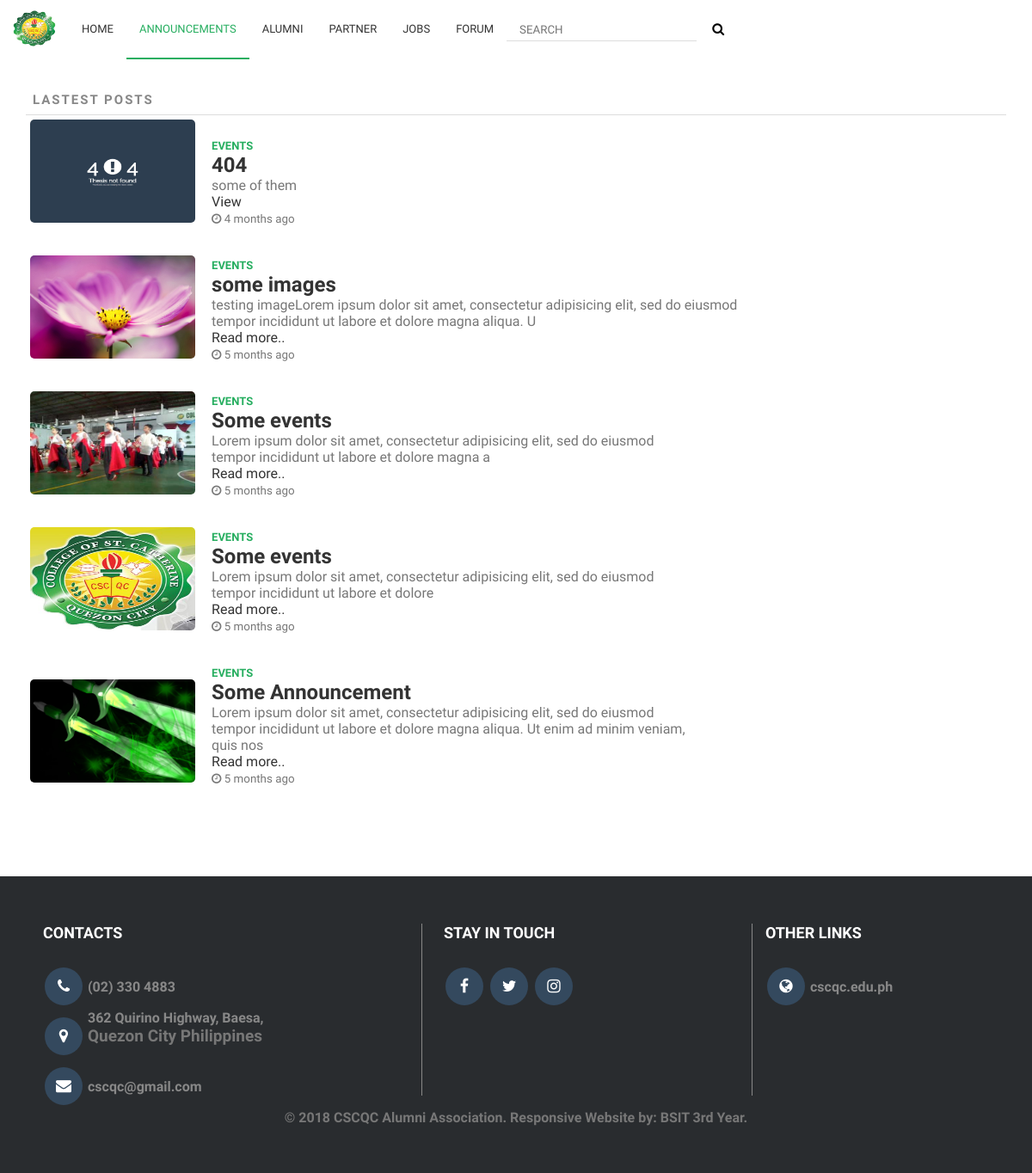
Page /views/events on the committed database.
### tables this page shows
CREATE TABLE `posts` (
  `id` int(11) NOT NULL,
  `title` varchar(50) NOT NULL,
  `content` varchar(10000) NOT NULL,
  `posted` date NOT NULL,
  `type` varchar(55) NOT NULL,
  `status` varchar(50) NOT NULL,
  `image` varchar(111) NOT NULL,
  `time_elapsed` int(13) NOT NULL
);

### classes/User.php (called while the page is built, shortened)
<?php
class User {
    private $_db,
            $_data,
            $_sessionName,
            $_cookieName,
            $_results,
            $_loggedIn = false;
    public function isLoggedIn(){
        return $this->_loggedIn;
    }
}

### classes/DB.php (called while the page is built, shortened)
<?php
class DB{
	private static $_instance = null;
	private $_pdo,
			$_results,
			$_count = 0,
			$_query,
			$_total,
			$_errors = false;
	public function __construct(){
		try{
			$this->_pdo = new PDO('mysql:host='.Config::get('mysql/host').';dbname='.Config::get('mysql/db'),Config::get('mysql/user'),Config::get('mysql/pass'));
		}catch(PDOexception $e){
			die($e->getMessage());
		}
	}
	public static function getInstance(){
		if(!isset(self::$_instance)){
			self::$_instance = new DB();
		}
		return self::$_instance;
	}
	public function query($sql,$params = array()){
		if($this->_query = $this->_pdo->prepare($sql)){
			if(count($params) !== 0){
				$x = 1;
				foreach ($params as $param) {
					$this->_query->bindValue($x,$param);
					$x++;
				}
			}
			if($this->_query->execute()){
				$this->_results = $this->_query->fetchAll(PDO::FETCH_OBJ);
			}else{
				$this->_errors = true;
			}
		}
		return $this;
	}
	public function limit($table,$where = array(),$limit){
		$operators = array('=','>=','<=','<','>');
		$field = $where[0];
		$operator = $where[1];
		$values = $where[2];
		if(in_array($operator, $operators)){
			$sql = "SELECT * FROM {$table} WHERE {$field} {$operator} ? ORDER BY id DESC LIMIT {$limit}";
			 return $this->query($sql,array($values));
		}
		return false;
	}
	public function results(){
		return $this->_results;
	}
}

### classes/Config.php (called while the page is built)
<?php
class Config{
	public static function get($path = null){
		if(isset($path)){
			$config = $GLOBALS['config'];
			$path =  explode('/', $path);
			foreach ($path as $bit) {
				if(isset($config[$bit])){
					$config = $config[$bit];
				}
			}
			return $config;
		}
		return false;
	}
}

### classes/Partner.php (called while the page is built, shortened)
<?php
class Partner {
    public function __construct($user = null){
        $this->_sessionName = Config::get('session/partner_session');
    }
}

### classes/Session.php (called while the page is built, shortened)
<?php
class Session{
	public static function exists($name){
		return (isset($_SESSION[$name])) ? true : false;
	}
}

### classes/Post.php (called while the page is built, shortened)
<?php
class Post{
	private $_db,
			$_isAdmin,
			$_postResults;
	public function __construct($post = null){
       	$this->_db = DB::getInstance();
	}
	public function limit($where = array(),$limit){
		if(!$this->_db->limit('posts',$where,$limit)){
			throw new Exception("Error Processing Request");
		}
	}
	public function results(){
		return $this->_db->results();
	}
}

### functions/sanitize.php (called while the page is built)
<?php
function escape($string){
	return htmlentities($string,ENT_QUOTES,'UTF-8');
}

### admin/fetch.php (called while the page is built, shortened)
<?php
$store = new Store();
?>

### classes/Store.php (called while the page is built, shortened)
<?php
class Store{
	public function shortContent($content){
		return substr($content,0,rand(100, 200));
	}
	public function time_elapsed($ptime){
		$etime = time() - $ptime;
		$count = array(
				365 * 24 * 60 * 60 => 'year',
				30 * 24 * 60 * 60 => 'month',
					24 * 60 * 60  => 'day',
						60 * 60 => 'hour',
							60 => 'minute',
							1 => 'second'
					);
		$count_plural = array(
				'year' => 'years',
				'month' => 'months',
				'day' => 'days',
				'hour' => 'hours',
				'minute' => 'minutes',
				'second' => 'seconds',
			);
		foreach ($count as $secs => $str) {
			$d = $etime / $secs;
			if($d >= 1){
				$r = round($d);
				return $r .' '.($r > 1 ? $count_plural[$str] : $str).' ago';
			}
		}
	}
}

### views/events.php (the view, shortened to what this page needs)
<?php
$post = new Post();
$events = true;
?>
<!DOCTYPE html>
<html>
<head>
	<?php require_once '../functions/header.php';  ?>
</head>
<body>
		<?php require_once '../functions/navigationbar.php';  ?>
		<div class="container margin">
			<div class="header-container">
				<span>lastest posts</span>
			</div>
			<?php
			$post->limit(array('type','=','events'),5);
			foreach ($post->results() as $getpost):
				$time_elapsed = $store->time_elapsed($getpost->time_elapsed);
				$content = $getpost->content; ?>
				<div class="post-container">
					<img src="../images/<?= $getpost->image ?>">
					<div class="post-content">
						<span class="type"><?= $getpost->type; ?></span>
						<h2><a href="../posts/read.php?post=<?= escape($getpost->id); ?>"><?= $getpost->title ?></a></h2>
						<?php if(strlen($content) > 300): ?>
						<?= $store->shortContent($content) ?><a href="../posts/read.php?post=<?= escape($getpost->id) ?>"> Read more..</a>
						<?php else: ?>
							<p><?php echo $content; ?></p>
							<p><a href="../posts/read.php?post=<?= escape($getpost->id); ?>">View</a></p>
						<?php endif; ?>
						<p class="time_elapsed"><small><i class="fa fa-clock-o"></i> <?= escape($time_elapsed); ?></small></p>
					</div>
				</div>
		<?php endforeach; ?>
		</div>
		<?php require_once '../functions/footer.php'; ?>
</body>
</html>

### functions/header.php (shortened to what this page needs)
<link rel="stylesheet" type="text/css" href="../layouts/css/layout.css">
<link rel="stylesheet" type="text/css" href="../layouts/css/font-awesome.css">
<link rel="stylesheet" type="text/css" href="../layouts/css/font-awesome.min.css">

### functions/navigationbar.php (shortened to what this page needs)
<?php
$partner = new Partner();
require_once '../admin/fetch.php';
?>
<nav class="nav">
	<ul>
		<li><a href="#" style="height:69px">
			<img src="../layouts/images/st-cath.png" class="nav-link img-logo"></a>
		</li>
		<li><a href="../views/index" class="nav-link <?php echo $index === true ? 'active' : '' ?>">Home</a></li>
		<li>
			<a href="#" class="nav-link <?php echo $news === true || $events === true ? 'active' : '' ?>">Announcements</a>
		</li>
		<?php if(!$user->isLoggedin()): ?>
			<li>
				<a href="#" class="nav-link <?php echo $login === true || $register === true ? 'active' : '' ?>">Alumni</a>
			</li>
		<li>
			<a href="../jobs/partner.php" class="nav-link <?php echo $partner === true || $partners_login === true ? 'active' : '' ?>">Partner</a>
		</li>
		<?php endif; ?>
		<li><a href="../jobs/jobs.php" class="nav-link <?php echo $jobs === true ? 'active' : '' ?>">jobs</a></li>
		<li><a href="../forums/section" class="nav-link <?php echo $forumpage === true ? 'active' : '' ?>">forum</a></li>
		<li>
			<form action="../posts/search" method="POST">
				<input type="text" name="search" placeholder="SEARCH" class="search">
				<button type="submit" class="search-btn" name="submit"><i class="fa fa-search"></i></button>
			</form>
		</li>
	</ul>
</nav>

### functions/footer.php (shortened to what this page needs)
<footer>
	<div class="footer-content left">
		<h1>contacts</h1>
		<div>
			<i class="fa fa-phone"></i>
			<p> (02) 330 4883</p>
		</div>
		<div>
			<i class="fa fa-map-marker"></i>
			<p>	362 Quirino Highway, Baesa, <span>Quezon City Philippines</span></p>
		</div>
		<div>
			<i class="fa fa-envelope"></i>
			<p>cscqc@gmail.com</p>
		</div>
	</div>
	<div class="footer-content center">
		<h1>stay in touch</h1>
		<a href="#" class="fa fa-facebook"></a>
		<a href="#" class="fa fa-twitter"></a>
		<a href="#" class="fa fa-instagram"></a>
	</div>
	<div class="footer-content right">
		<h1>other links</h1>
		<i class="fa fa-globe"></i>
		<a href="#">cscqc.edu.ph</a>
	</div>
	<div class="copyrights">
		<p>© <?= date('Y'); ?> CSCQC Alumni Association. Responsive Website by: BSIT 3rd Year.</p>
	</div>
</footer>

### layouts/css/layout.css (style rules this page uses)
* { margin:0; padding:0; box-sizing:border-box; font-family:Raleway; }
html,body { height:100%; }
.nav ul li .active { color:#27ae60; text-decoration:none; border-bottom:2px solid #27ae60; }
.search { margin-top:15px; padding:5px 15px; border:none; border-bottom:1px solid #ddd; outline:none; }
.search-btn { padding:25px 15px; cursor:pointer; border:none; background-color:transparent; font-size:15px; }
.img-logo { width:80px;height:95px; border-radius:50%; position:relative; left:0; top:-15px; }
.nav { background-color:#fff; text-transform:uppercase; width:100%; position:fixed; z-index:3; font-size:13px; }
.nav ul { background-color:#fff; list-style-type:none; }
li .nav-link { padding:26px 15px; }
.nav ul li a { background-color:#fff; display:block; color:#333; text-decoration:none; border-bottom:2px solid transparent; }
.nav ul li { float:left; position:relative; }
.container { min-height:470px; width:100%; padding:5px 30px; }
.time_elapsed { color:#777; }
.header-container { padding:7px 8px 8px; border-bottom:1px solid #ddd; }
footer { background-color: #292c2f; box-shadow: 0 1px 1px 0 rgba(0, 0, 0, 0.12); box-sizing: border-box; width: 100%; font: bold 16px sans-serif; padding: 55px 50px; margin-top: 80px; }
footer .footer-content { color:#888; }
.left { width:40%; }
.center { width:35% }
.left,.center,.right { float:left; vertical-align:top; }
.center a,.left i,.right i { transition:.5s; height:44px; width:44px; padding:13px; font-size:18px; text-decoration:none; text-align:center; color:#fff; margin:5px 2px; border-radius:100%; cursor:pointer; background-color:#34495e; }
.right a { text-decoration:none; color:#888; }
.right { vertical-align:middle; padding-left:15px; }
.center { padding-left:25px; border-left:1px solid #888; border-right:1px solid #888; height:200px; }
.center h1,.left h1,.right h1 { font-size:18px; color:#fff; margin-bottom:25px; text-transform:uppercase; }
.left span { font-weight:bold; display:block; margin-bottom:20px; font-size:19px; color:#777; }
.left p { display:inline-block; }
.copyrights p { text-align:center; color:#777; }
.header-container { font-size:15px; font-weight:bold; text-transform:uppercase; color:#888; letter-spacing:2px; }
.post-container,.edited-posts { margin:5px; }
.post-container a,.edited-posts a { display:block; color:#333; text-decoration:none; }
.post-container img { width:17%; border-radius:5px; height:120px; }
.post-content,.edited-posts-content { padding:15px; width:70%; display:inline-block; }
.post-content p,.edited-posts-content p { color:#777; }
.type { text-decoration:none; text-transform:uppercase; font-size:13px; color:#27ae60; font-weight:bold; }
.margin { padding-top:100px; }

### rows in the picture
posts: image (picture), type "EVENTS", title "404", content "some of them", time_elapsed "4 months ago"
posts: image (picture), type "EVENTS", title "some images", content "testing imageLorem ipsum dolor sit amet, consectetur adipisicing elit, sed do eiusmod tempor incididunt ut labore et dolore magna aliqua. U", time_elapsed "5 months ago"
posts: image (picture), type "EVENTS", title "Some events", content "Lorem ipsum dolor sit amet, consectetur adipisicing elit, sed do eiusmod tempor incididunt ut labore et dolore magna a", time_elapsed "5 months ago"
posts: image (picture), type "EVENTS", title "Some events", content "Lorem ipsum dolor sit amet, consectetur adipisicing elit, sed do eiusmod tempor incididunt ut labore et dolore", time_elapsed "5 months ago"
posts: image (picture), type "EVENTS", title "Some Announcement", content "Lorem ipsum dolor sit amet, consectetur adipisicing elit, sed do eiusmod tempor incididunt ut labore et dolore magna aliqua. Ut enim ad minim veniam, quis nos", time_elapsed "5 months ago"
